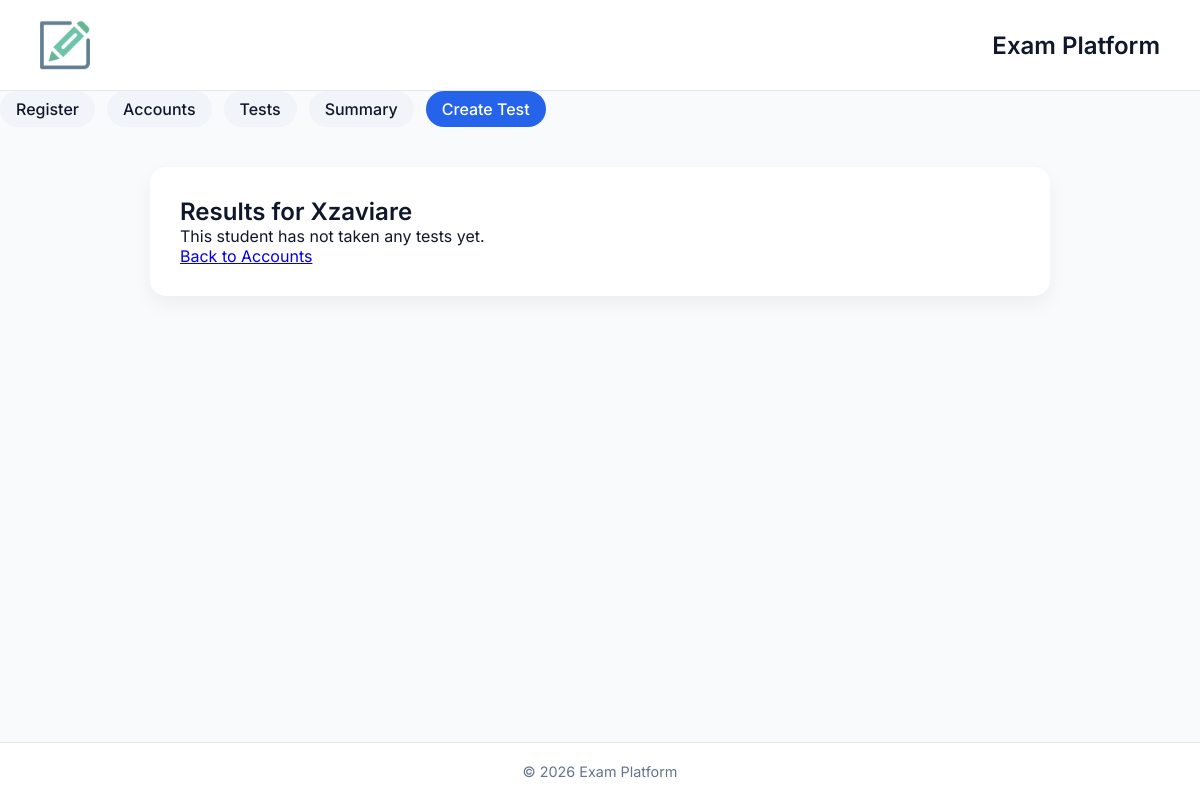
The app's page /student/2/results, older data.
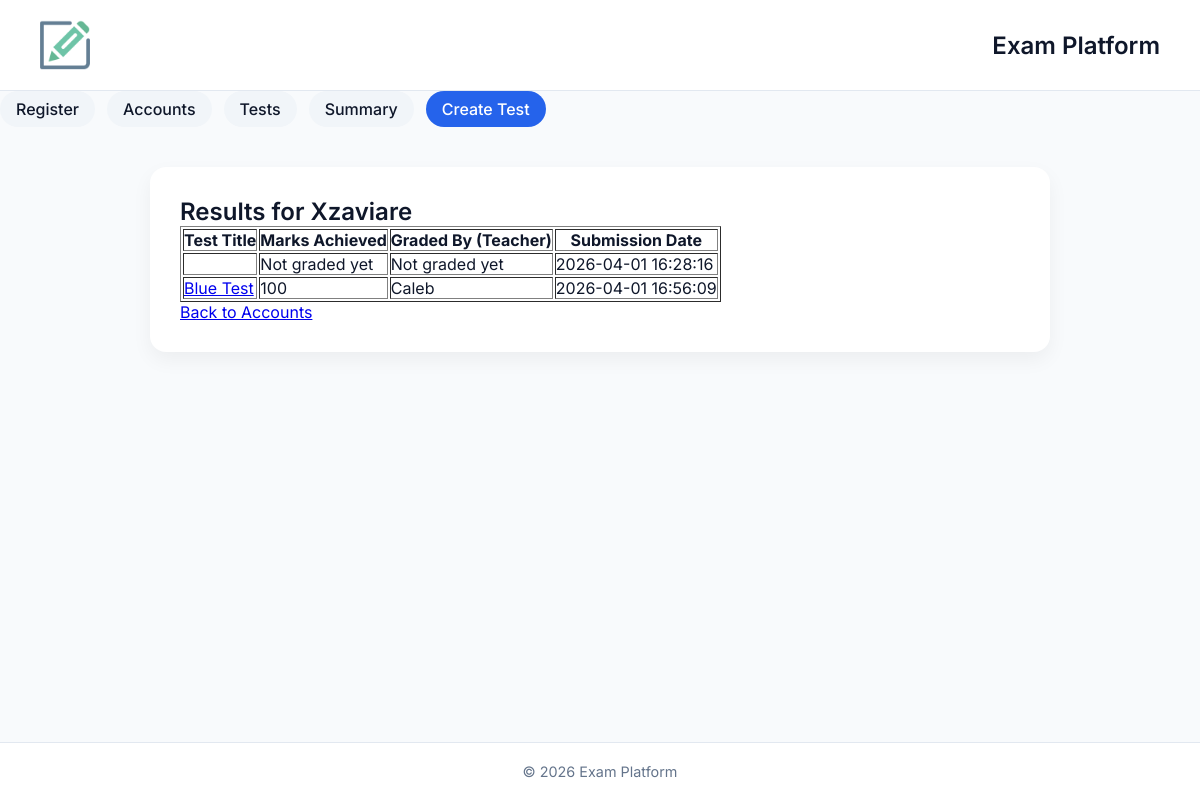
The same page, newer data.
### app/models/user.py (models this page shows)
class User(db.Model):
    __tablename__ = "users"
    id = db.Column(db.Integer, primary_key=True)
    name = db.Column(db.String(100))
    email = db.Column(db.String(100))
    role = db.Column(db.Enum("student", "teacher"))
    created_at = db.Column(db.DateTime, default=db.func.current_timestamp())
    submissions = db.relationship("Submission", back_populates="student", foreign_keys="Submission.student_id")
    graded_submissions = db.relationship("Submission", back_populates="grader", foreign_keys="Submission.graded_by")
    tests_created = db.relationship("Test", back_populates="teacher")

### app/models/submission.py (models this page shows)
class Submission(db.Model):
    __tablename__ = "submissions"
    id = db.Column(db.Integer, primary_key=True)
    test_id = db.Column(db.Integer, db.ForeignKey("tests.id"))
    student_id = db.Column(db.Integer, db.ForeignKey("users.id"))
    marks = db.Column(db.Integer)
    graded_by = db.Column(db.Integer, db.ForeignKey("users.id"))
    submitted_at = db.Column(db.DateTime, default=db.func.current_timestamp())
    is_late = db.Column(db.Boolean, default=False)
    test = db.relationship("Test", back_populates="submissions")
    student = db.relationship("User", back_populates="submissions", foreign_keys=[student_id])
    grader = db.relationship("User", back_populates="graded_submissions", foreign_keys=[graded_by])
    answers = db.relationship("Answer", back_populates="submission", lazy=True)

### app/models/test.py (models this page shows)
class Test(db.Model):
    __tablename__ = "tests"
    id = db.Column(db.Integer, primary_key=True)
    title = db.Column(db.String(255))
    teacher_id = db.Column(db.Integer, db.ForeignKey("users.id"))
    is_timed = db.Column(db.Boolean, default=False)
    duration = db.Column(db.Integer, nullable=True)
    created_at = db.Column(db.DateTime, default=db.func.current_timestamp())
    teacher = db.relationship("User", back_populates="tests_created")
    questions = db.relationship("Question", back_populates="test", lazy=True)
    submissions = db.relationship("Submission", back_populates="test", lazy=True)

### app/routes/routes.py (the view)
@bp.route("/student/<int:student_id>/results")
def student_results(student_id):
    student = User.query.get_or_404(student_id)
    submissions = Submission.query.filter_by(student_id=student.id).all()
    return render_template("student_results.html", student=student, submissions=submissions)

### app/templates/student_results.html
{% extends "base.html" %}
{% block content %}
<h1>Results for {{ student.name }}</h1>
{% if submissions %}
<table border="1" cellpadding="8">
    <thead>
        <tr>
            <th>Test Title</th>
            <th>Marks Achieved</th>
            <th>Graded By (Teacher)</th>
            <th>Submission Date</th>
        </tr>
    </thead>
    <tbody>
        {% for submission in submissions %}
        <tr>
            <td>
                <a href="/test/{{ submission.test.id }}/summary">
                    {{ submission.test.title }}
                </a>
            </td>
            <td>
                {% if submission.marks is not none %}
                    {{ submission.marks }}
                {% else %}
                    Not graded yet
                {% endif %}
            </td>
            <td>
                {% if submission.grader %}
                    {{ submission.grader.name }}
                {% else %}
                    Not graded yet
                {% endif %}
            </td>
            <td>
                {% if submission.submitted_at %}
                    {{ submission.submitted_at.strftime('%Y-%m-%d %H:%M:%S') }}
                {% else %}
                    N/A
                {% endif %}
            </td>
        </tr>
        {% endfor %}
    </tbody>
</table>
{% else %}
<p>This student has not taken any tests yet.</p>
{% endif %}
<a href="/accounts">Back to Accounts</a>
{% endblock %}

### app/templates/base.html (shortened to what this page needs)
<!DOCTYPE html>
<html lang="en">
<head>
</head>
<body>
<header>
        <img class="img" src="{{ url_for('static', filename='160FInal.png') }}" alt="Exam Platforms Logo">
   <h1>Exam Platform</h1>
</header>
    <nav>
        <a href="/register">Register</a>
        <a href="/accounts">Accounts</a>
        <a href="/tests">Tests</a>
        <a href="/tests/summary">Summary</a>
        <a href="/create_test">Create Test</a>
    </nav>
<main>
    <div class="card">
        {% block content %}{% endblock %}
    </div>
</main>
<footer>
    <p>© 2026 Exam Platform</p>
</footer>
</body>
</html>

### app/templates/base.html (style rules this page uses)
* { margin: 0; padding: 0; box-sizing: border-box; font-family: 'Inter', sans-serif; }
body { background: #f8fafc; color: #0f172a; min-height: 100vh; display: flex; flex-direction: column; }
header { background: #ffffff; padding: 20px 40px; display: flex; justify-content: space-between; align-items: center; border-bottom: 1px solid #e2e8f0; }
h1 { font-size: 1.5rem; font-weight: 600; }
nav { display: flex; gap: 12px; }
nav a { padding: 8px 16px; border-radius: 999px; background: #f1f5f9; color: #0f172a; text-decoration: none; font-weight: 500; transition: all 0.25s ease; }
nav a:last-child { background: #2563eb; color: white; }
main { flex: 1; padding: 40px; }
.card { background: #ffffff; padding: 30px; border-radius: 16px; box-shadow: 0 8px 20px rgba(0,0,0,0.05); max-width: 900px; margin: auto; }
footer { text-align: center; padding: 20px; font-size: 0.9rem; color: #64748b; border-top: 1px solid #e2e8f0; background: #ffffff; }
.img { width: 50px; height: 50px; }

Row changes from the older to the newer data that the page shows:
added Submission: shows "Not graded yet", submitted_at "2026-04-01 16:28:16"
added Submission: test "Blue Test", marks "100", grader.name "Caleb", submitted_at "2026-04-01 16:56:09"
Text that changed along with them:
text no longer shown: "This student has not taken any tests yet."
text now shown: "Test Title Marks Achieved Graded By (Teacher) Submission Date"
